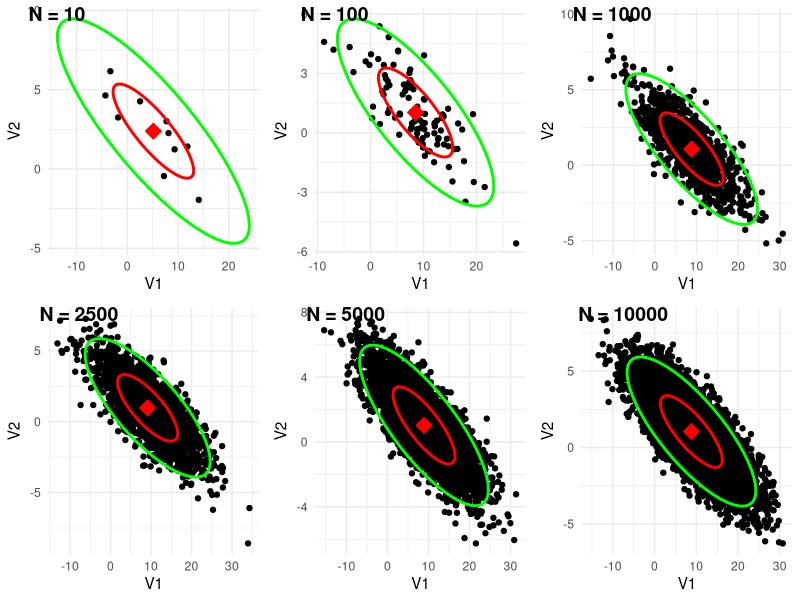
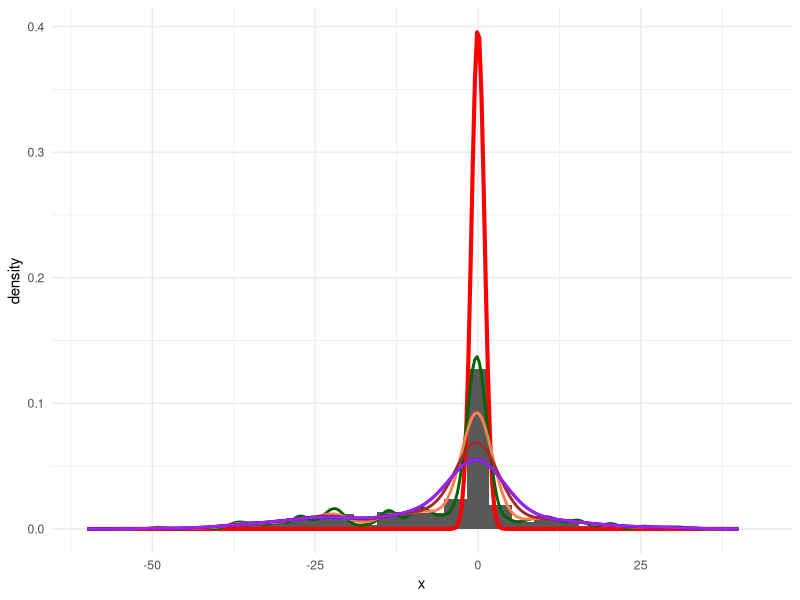
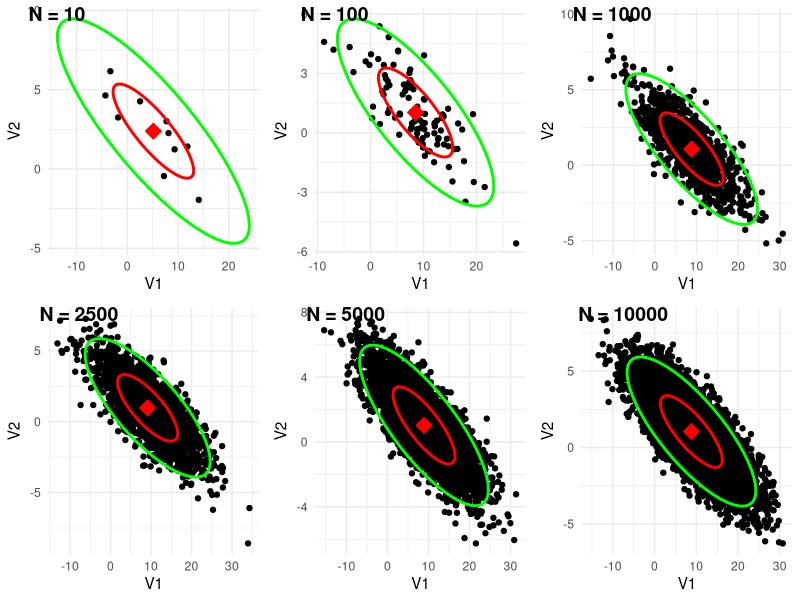
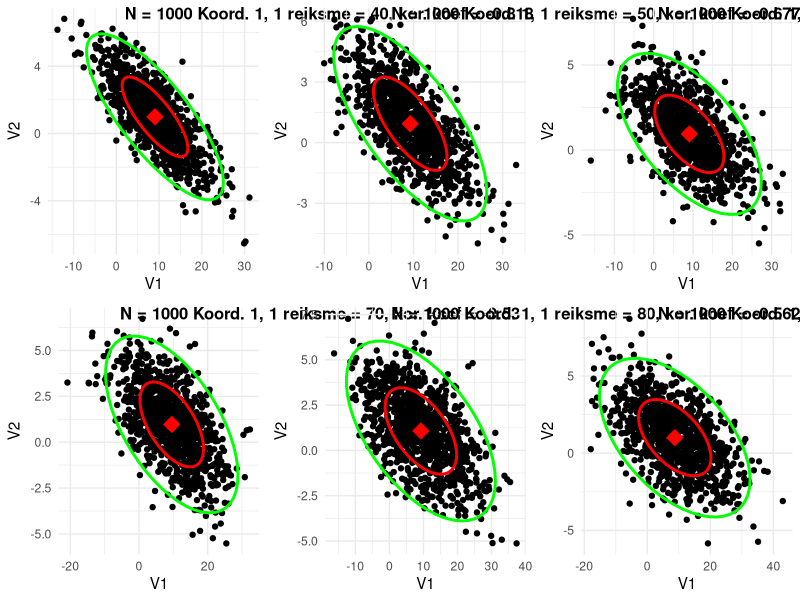
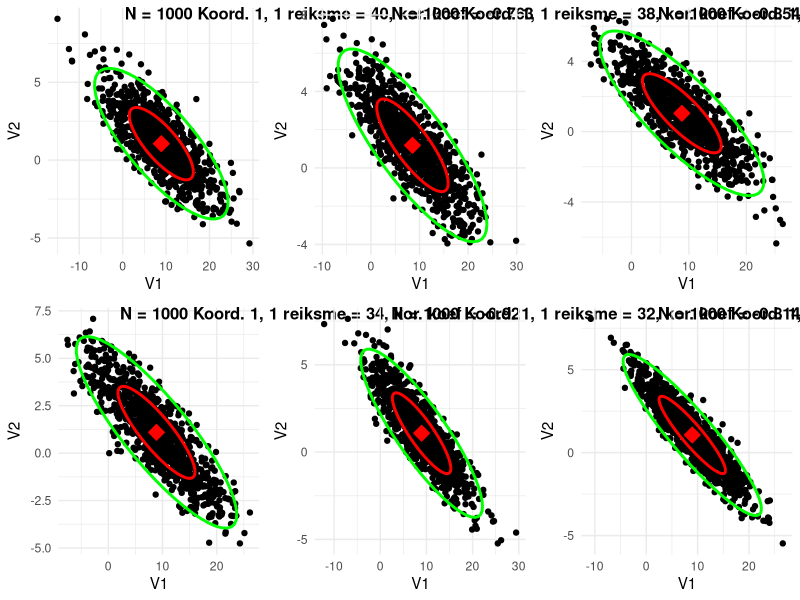
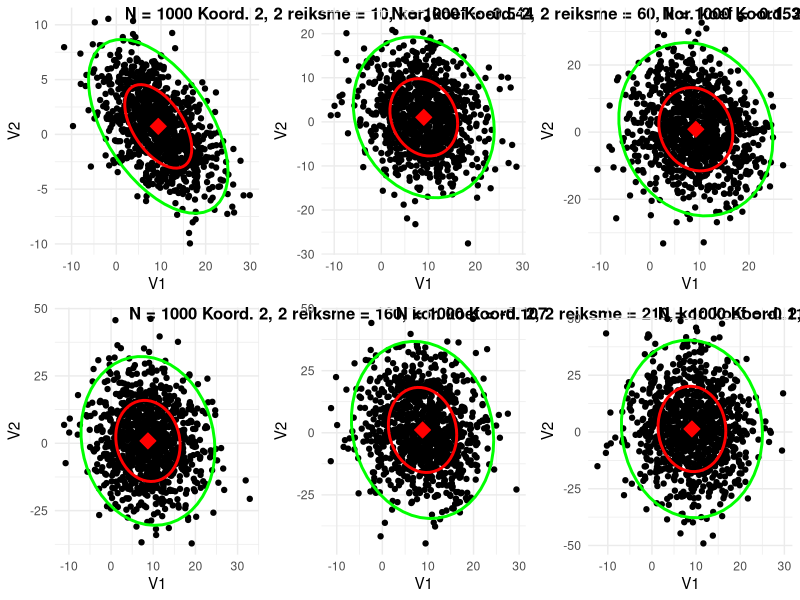
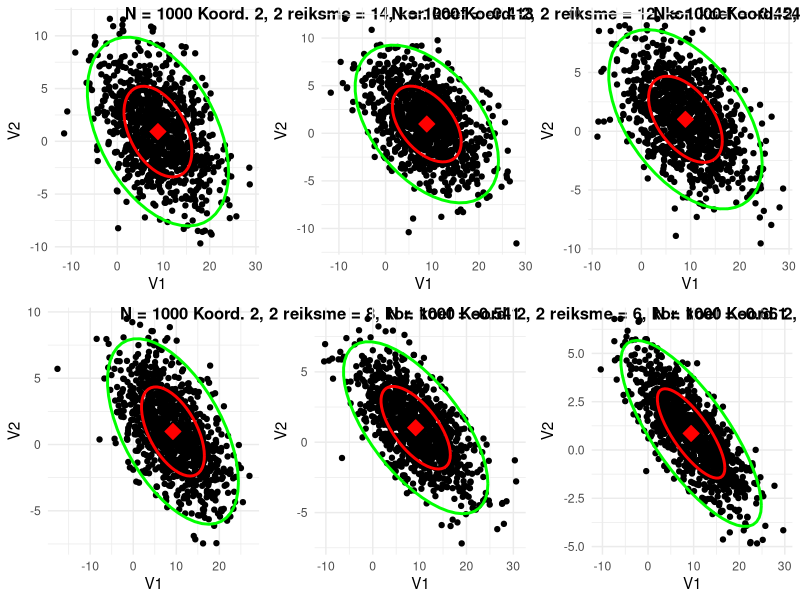
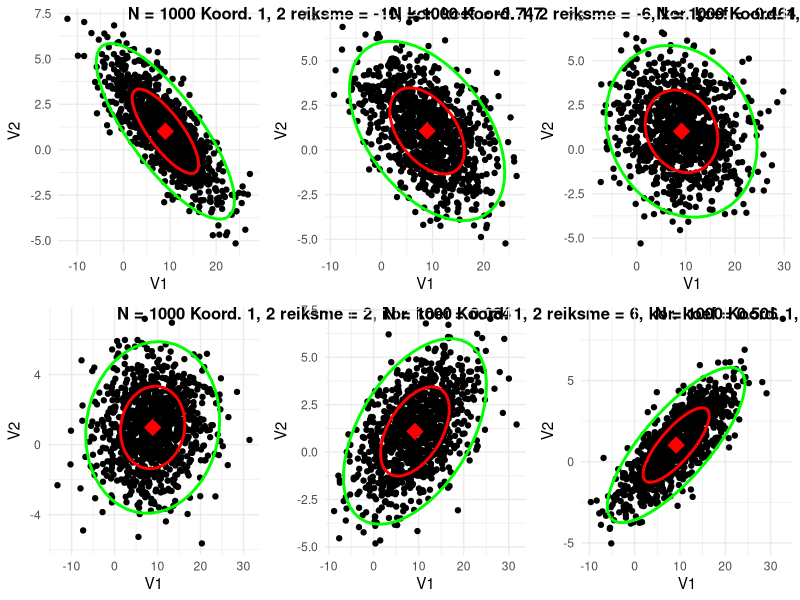

Recreate these plots in R, in order.
## ---- chunk 1
knitr::opts_chunk$set(echo = TRUE)
## ---- chunk 2
# 1.Realizuokite dvimačio Gauso atsitiktinių dydžių generavimo funkciją, kuri generuotų dydžius su vidurkiu M ir kovariacine matrica R (žr. variantų lentelę). Ši funkcija gali naudotis tik vienamačio standartinio Gauso atsitiktinio dydžio generatoriumi rnorm(n). Tolimesnei užduočiai naudokite šią savo sudarytą funkciją.

# 6 variantas - Vytautas Kraujalis
set.seed(6)

# Duoti vidurkiai
mu1 <- 9
mu2 <- 1

M <- c(mu1, mu2)

# Duota sigma matrica
R <- matrix(
  c(
    40, -10,
    -10, 4
  ),
  nrow = 2, ncol = 2
)

# -- 1 --

# Funkcija, kurios argumentai: N - imties dydis, M - Vidurkiu matrica, R - Kovariacine matrica. Funkcija grazina dvimati normaluji a.d. matricos pavidalus 2*N
DvimatisGausoAD <- function(N, M, R) {
  # Cholesky dekompozicija

  # Transponuota cholesky dekompozicija
  Chol <- t(chol(R))

  # Generuojam normaliuosius vienmacius a.d.
  Z <- matrix(
    rnorm(2 * N),
    nrow = 2, ncol = N
  )
  DvimatisGauso <- t(Chol %*% Z) +
    matrix(
      rep(M, N),
      byrow = T, ncol = 2
    )
  return(DvimatisGauso)
}

# -------
# -- 2 --

# Imties dydziu vektorius, su kuriais darysime bandymus
N <- c(10, 100, 1000, 10000)

print("Tikra kovariacine matrica:")
R

for (i in 1:length(N)) {
  print(paste0("Kovariacine matrica, kai N = ", N[i]))
  print(round(cov(DvimatisGausoAD(N[i], M, R)), 1))
}

print("Tikri vidurkiai:")
M

for (i in 1:length(N)) {
  print(paste0("Vidurkiai, kai N = ", N[i]))
  print(round(colMeans(DvimatisGausoAD(N[i], M, R)), 1))
}

# -------
# -- 3 --

library(ggplot2)
library(dplyr)

# Grafiko brezimas
BreztiSklaidosDiagrama <- function(DvimatisGausas) {
  DvimatisGausas <- as.data.frame(DvimatisGausas)
  # Apskaiciuojam empirinius vidurkius, naudosime tasko padejimui sklaidos diagramoje
  EmpiriniaiVidurkiai <- DvimatisGausas %>%
    summarise_all(mean)
  # Breziame a.d. sklaidos diagrame, elipsines kreives 95% ir 50% tiketinoms reiksmems ir empirinio vidurkio vieta
  ggplot(DvimatisGausas, aes(x = V1, y = V2)) +
    geom_point() +
    stat_ellipse(level = 0.5, color = "red", type = "norm", size = 1) +
    stat_ellipse(level = 0.95, color = "green", type = "norm", size = 1) +
    geom_point(data = EmpiriniaiVidurkiai, size = 4, color = "red", shape = 23, fill = "red") +
    theme_minimal()
}

# Kuomet keiciam imties dydi N
N <- c(10, 100, 1000, 2500, 5000, 10000)
DvimaciaiGauso <- list(
  DvimatisGausoAD(N[1], M, R),
  DvimatisGausoAD(N[2], M, R),
  DvimatisGausoAD(N[3], M, R),
  DvimatisGausoAD(N[4], M, R),
  DvimatisGausoAD(N[5], M, R),
  DvimatisGausoAD(N[6], M, R)
)
Labels <- list()
for (i in 1:length(N)) {
  Labels[[i]] <- paste0("N = ", N[i])
}

cowplot::plot_grid(
  BreztiSklaidosDiagrama(DvimatisGausoAD(N[1], M, R)),
  BreztiSklaidosDiagrama(DvimatisGausoAD(N[2], M, R)),
  BreztiSklaidosDiagrama(DvimatisGausoAD(N[3], M, R)),
  BreztiSklaidosDiagrama(DvimatisGausoAD(N[4], M, R)),
  BreztiSklaidosDiagrama(DvimatisGausoAD(N[5], M, R)),
  BreztiSklaidosDiagrama(DvimatisGausoAD(N[6], M, R)),
  labels = Labels
)
ggsave(paste0("Lab1_Grafikas_PagalN.png"), device = "png", width = 14, height = 7)

# Funkcija keisti parametrus ir brezti sklaidos diagrama
# PirmaKoord ir AntraKoord - koordinates, kuriu parametrus keisime; ReiksmeNuo - Koordinates reikmes, kuri bus pradiniu momentu; ReiksmesDidinimas - keliais vienetais didinsime koordinates reiksme; KiekReiksmiu - kiek susigeneruosime reiksmiu (grafikas nubres max 6); N - Imties dydis N
KeiciamParametrus <- function(PirmaKoord, AntraKoord, ReiksmeNuo, ReiksmesDidinimas, KiekReiksmiu, N) {
  DvimaciaiGauso <- list()
  # Kovariacine matrica, kuri kiekvienos iteracijos metu igys nauja parametro reiksme
  KovariacineMatrica <- R
  # Isisaugosime koreliacijos koeficientus
  Koreliacijos <- NULL
  # Koordinates parametru reiksmes, kurias testuosime
  koordinate <- seq(ReiksmeNuo, by = ReiksmesDidinimas, length.out = KiekReiksmiu)
  for (i in 1:KiekReiksmiu) {
    KovariacineMatrica[PirmaKoord, AntraKoord] <- koordinate[i]
    DvimaciaiGauso[[i]] <- DvimatisGausoAD(N, M, KovariacineMatrica)
    print(KovariacineMatrica)
    # Patikriname, ar tikrines reiksmes yra >= 0
    print(eigen(KovariacineMatrica)$values >= 0)
    # Apskaiciuojame ir issisaugome koreliacijos koeficienta
    Koreliacijos <- c(Koreliacijos, round(cov(DvimaciaiGauso[[i]][, 1], DvimaciaiGauso[[i]][, 2]) / (sqrt(KovariacineMatrica[1, 1]) * sqrt(KovariacineMatrica[2, 2])), 3))
    print(Koreliacijos[i])
  }
  Labels <- list()
  for (i in 1:KiekReiksmiu) {
    Labels[[i]] <- paste0("N = ", N, " Koord. ", PirmaKoord, ", ", AntraKoord, " reiksme = ", koordinate[i], ", kor. koef = ", Koreliacijos[i])
  }
  cowplot::plot_grid(
    BreztiSklaidosDiagrama(DvimaciaiGauso[[1]]),
    BreztiSklaidosDiagrama(DvimaciaiGauso[[2]]),
    BreztiSklaidosDiagrama(DvimaciaiGauso[[3]]),
    BreztiSklaidosDiagrama(DvimaciaiGauso[[4]]),
    BreztiSklaidosDiagrama(DvimaciaiGauso[[5]]),
    BreztiSklaidosDiagrama(DvimaciaiGauso[[6]]),
    labels = Labels,
    label_size = 12,
    label_x = -0.3
  )
  ggsave(paste0("Lab1_Grafikas_", paste(PirmaKoord, AntraKoord, ReiksmeNuo, ReiksmesDidinimas, KiekReiksmiu, sep = "_"), ".png"), device = "png", width = 14, height = 7)
}

# Kuomet didinam kovariacines matricos 1,1 koordinate
KeiciamParametrus(1, 1, 40, 10, 6, 1000)

# Kuomet mazinam kovariacines matricos 1,1 koordinate
KeiciamParametrus(1, 1, 40, -2, 6, 1000)

# Kuomet didinam kovariacines matricos 2,2 koordinate
KeiciamParametrus(2, 2, 10, 50, 6, 1000)

# Kuomet mazinam kovariacines matricos 2,2 koordinate
KeiciamParametrus(2, 2, 14, -2, 6, 1000)

# Kuomet didinam kovariacines matricos 1,2 koordinate
KeiciamParametrus(1, 2, -10, 4, 6, 1000)

# Kuomet mazinam kovariacines matricos 1,2 koordinate
KeiciamParametrus(1, 2, -7, -1, 6, 1000)

# Kuomet didinam kovariacines matricos 2,1 koordinate
KeiciamParametrus(2, 1, -10, 4, 6, 1000)

# Kuomet mazinam kovariacines matricos 2,1 koordinate
KeiciamParametrus(2, 1, -7, -1, 6, 1000)

# -------

# Literatura
# https://www.itl.nist.gov/div898/handbook/pmc/section5/pmc542.htm
# https://blog.revolutionanalytics.com/2016/08/simulating-form-the-bivariate-normal-distribution-in-r-1.html
# https://www2.stat.duke.edu/courses/Spring12/sta104.1/Lectures/Lec22.pdf
## ---- chunk 3


# -- 1 --
q <- 2
p1 <- 0.5
mu1 <- 0
o1 <- 1
p2 <- 1 - p1
mu2 <- -8
o2 <- 16

N <- 300
U <- runif(N)
x <- rep(NA, N)

# Susikuriame gauso a.d. mišinį
for (i in 1:N) {
  if (U[i] < p1) {
    x[i] <- rnorm(1, mu1, o1)
  } else {
    x[i] <- rnorm(1, mu2, o2)
  }
}

# Teorinio tankio funkcijai susigeneruojam x reikšmes
x_teorinis <- seq(-60, 40, length.out = 300)
# Teorinis tankis
tankis_teorinis <- p1 * dnorm(x_teorinis, mu1, o1) + (1 - p1) * dnorm(x_teorinis, mu1, o1)

df <- data.frame(x = x, tankis_teorinis = tankis_teorinis, x_teorinis = x_teorinis)

ggplot(df) +
  geom_histogram(aes(x = x, y = ..density..)) +
  geom_line(aes(x = x_teorinis, y = tankis_teorinis), color = "red", size = 1.4) +
  stat_density(aes(x = x), geom = "line", kernel = "gaussian", n = 300, adjust = 0.5, color = "darkgreen", size = 1) +
  stat_density(aes(x = x), geom = "line", kernel = "gaussian", n = 300, adjust = 1, color = "coral", size = 1) +
  stat_density(aes(x = x), geom = "line", kernel = "gaussian", n = 300, adjust = 1.5, color = "brown", size = 1) +
  stat_density(aes(x = x), geom = "line", kernel = "gaussian", n = 300, adjust = 2, color = "blue", size = 1) +
  stat_density(aes(x = x), geom = "line", kernel = "gaussian", n = 300, adjust = 2, color = "purple", size = 1) +
  theme_minimal()
ggsave("Lab1_Grafikas_AD_Branduoliai_.png", device = "png", width = 14, height = 7)

# Numatyta bw reikšmė:
bw.nrd0(x)



# -------
# -- 2 --
q <- 2
p1 <- 0.2
M1 <- c(0, 0)
R1 <- matrix(
  c(
    1, 0,
    0, 1
  ),
  ncol = 2, nrow = 2
)
M2 <- c(-15, 15)
R2 <- matrix(
  c(
    10, -10,
    -10, 30
  ),
  ncol = 2, nrow = 2
)

# Mišinio vidurkiai
M <- matrix(c(M1, M2), ncol = 2, byrow = T)

# Mišinio kov. matricos
R <- array(rep(NA, 2 * 2 * 2), c(2, 2, 2))
R[, , 1] <- R1
R[, , 2] <- R2

library(MASS)
N <- 500

# Dvimačio Gauso A.D. mišinio generavimo funkcija, N - imties dydis; M_2d - Mišinio vidurkiai; R_2d - Mišinio kov. matricos
DvimatisGausoAD_Misinys <- function(N, M_2d, R_2d) {
  matrica <- matrix(rep(NA, N * 2), ncol = 2)
  colnames(matrica) <- paste0("X", 1:2)
  U <- runif(N)
  for (i in 1:N) {
    if (U[i] < p1) {
      matrica[i, ] <- DvimatisGausoAD(1, M = M_2d[1, ], R = R_2d[, , 1])
    } else {
      matrica[i, ] <- DvimatisGausoAD(1, M = M_2d[2, ], R = R_2d[, , 2])
    }
  }
  return(matrica)
}

dvimatis_gauso_ad_misinys <- DvimatisGausoAD_Misinys(N, M, R)

png("dvimatis_gauso_ad_misinys_sklaidosdiagrama.png", width = 14, height = 7, units = "in", res = 1200)
plot(dvimatis_gauso_ad_misinys)
dev.off()

BreztiDvimacioGausoAD_Misinio_Tanki <- function(H) {
  kde <- ks::kde(x = dvimatis_gauso_ad_misinys, H = H)
  png(paste0("heatmap_dvimatisAD_", H[1, 1], "_", H[1, 2], "_", H[2, 1], "_", H[2, 2], ".png"), width = 14, height = 7, units = "in", res = 1200)
  image(kde$eval.points[[1]], kde$eval.points[[2]], kde$estimate,
    col = viridis::viridis(20), xlab = "X1", ylab = "X2"
  )
  points(kde$x)
  dev.off()

  png(paste0("3d_dvimatisAD_", H[1, 1], "_", H[1, 2], "_", H[2, 1], "_", H[2, 2], ".png"), width = 14, height = 7, units = "in", res = 1200)
  plot(kde, display = "persp", col.fun = viridis::viridis, xlab = "X1", ylab = "X2")
  dev.off()
}

# Keičiam [1, 1] reikšmę
H1 <- matrix(c(2, -1.4, -1.4, 1), ncol = 2, nrow = 2)
H2 <- matrix(c(5, -1.4, -1.4, 1), ncol = 2, nrow = 2)
H3 <- matrix(c(10, -1.4, -1.4, 1), ncol = 2, nrow = 2)

BreztiDvimacioGausoAD_Misinio_Tanki(H1)
BreztiDvimacioGausoAD_Misinio_Tanki(H2)
BreztiDvimacioGausoAD_Misinio_Tanki(H3)

# Keičiam [2, 2] reikšmę
H5 <- matrix(c(1.7, -1.4, -1.4, 1.5), ncol = 2, nrow = 2)
H6 <- matrix(c(1.7, -1.4, -1.4, 5), ncol = 2, nrow = 2)
H7 <- matrix(c(1.7, -1.4, -1.4, 10), ncol = 2, nrow = 2)

BreztiDvimacioGausoAD_Misinio_Tanki(H5)
BreztiDvimacioGausoAD_Misinio_Tanki(H6)
BreztiDvimacioGausoAD_Misinio_Tanki(H7)

# Keičiam [1, 2] ir [2, 1] reikšmę
H8 <- matrix(c(1.7, -1.4, -1.4, 2.4), ncol = 2, nrow = 2)
H9 <- matrix(c(1.7, 0, 0, 2.4), ncol = 2, nrow = 2)
H10 <- matrix(c(1.7, 2, 2, 2.4), ncol = 2, nrow = 2)

BreztiDvimacioGausoAD_Misinio_Tanki(H8)
BreztiDvimacioGausoAD_Misinio_Tanki(H9)
BreztiDvimacioGausoAD_Misinio_Tanki(H10)





# -------

# Literatura
# https://stats.stackexchange.com/questions/70855/generating-random-variables-from-a-mixture-of-normal-distributions
# http://www.di.fc.ul.pt/~jpn/r/EM/GaussianMix.html
# https://bookdown.org/egarpor/NP-UC3M/kde-ii-mult.html
# https://mfasiolo.github.io/sc2-2019/rcpp_advanced_i/3_kde_armadillo/
# https://search.r-project.org/R/refmans/stats/html/bandwidth.html
